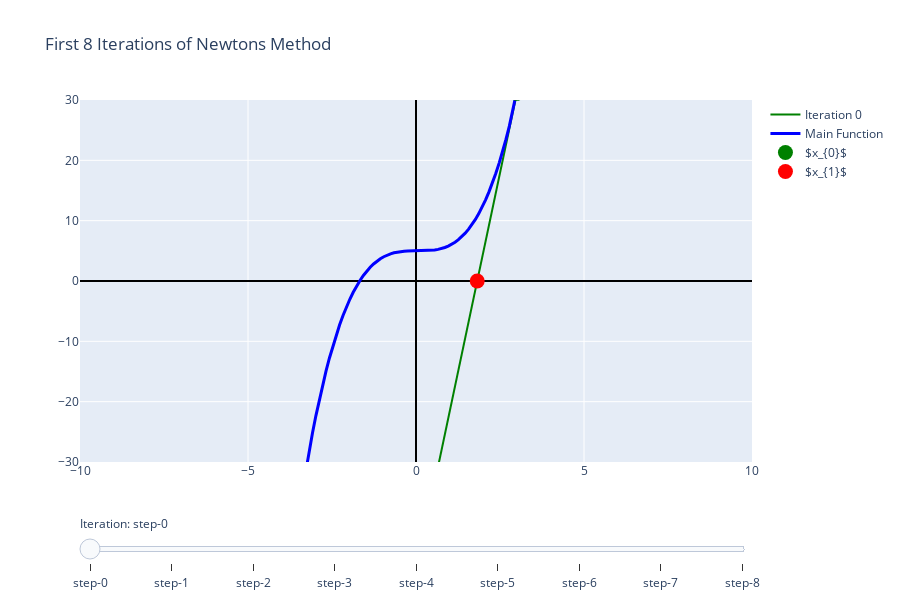

The notebook cell this image was saved under:
### Code cell
def cubic(x):
    return (x**3 - x**2 / 10 + 5)

cubic_p = ag.grad(cubic)
x = np.linspace(-5, 5, 100)
y = cubic(x)

visualize_Newton(3.0, 8, x, y, cubic, cubic_p, ylim = [-30, 30])
